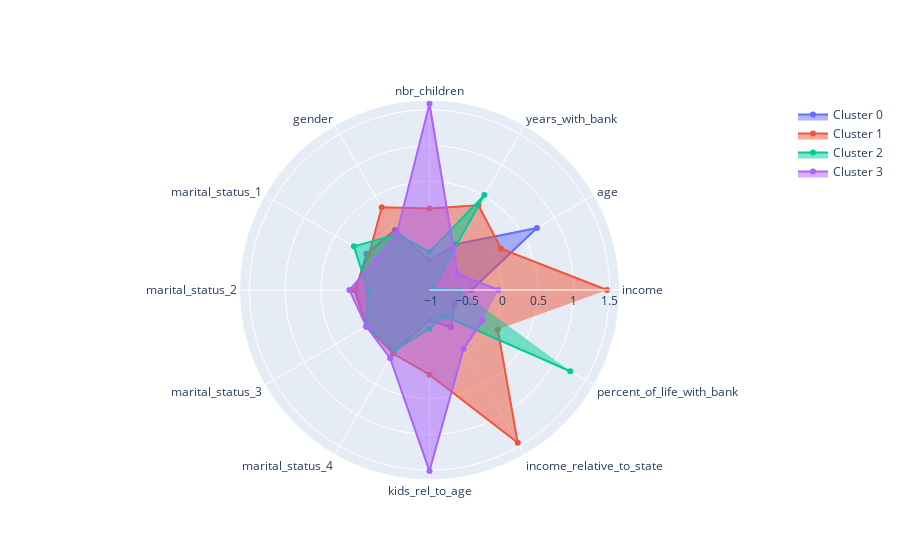

The notebook cell this image was saved under:
### Code cell
#Radar plot

# 1: import plotly.graphobjects
import plotly.graph_objects as go

# 2: Plot features (columns) as theta (angle). Use the data grouped by the clusters
angle = mean_df.columns  

# 3: Initialize plot/figure
chart = go.Figure()

# Loop over each cluster in mean_df
for i in range(4):
    # Select column values in mean_df
    radius = mean_df.loc[i] .values

# Plot values
    chart .add_trace(go.Scatterpolar
        (r = radius,
        theta = angle,
        fill = "toself",
        name = f'Cluster {i}'
            )
        )
# Add labels etc
chart.update_layout(
    polar=dict (  radialaxis = dict (visible = True)  ),
    showlegend=True
        )

chart.show()

### Figure 1 — Plotly figure (JSON) as saved in the notebook; plotly's stock layout.template omitted (floating-point values rounded to 4 significant figures)
{"data": [{"fill": "toself", "name": "Cluster 0", "r": [-0.4305, 0.7154, -0.2786, -0.6002, -0.05115, -0.002105, 0.01492, 0, -0.02036, -0.5916, -0.4175, -0.6159], "theta": ["income", "age", "years_with_bank", "nbr_children", "gender", "marital_status_1", "marital_status_2", "marital_status_3", "marital_status_4", "kids_rel_to_age", "income_relative_to_state", "percent_of_life_with_bank"], "type": "scatterpolar"}, {"fill": "toself", "name": "Cluster 1", "r": [1.463, 0.1373, 0.3499, 0.1188, 0.3169, -0.04035, 0.03343, 0, 0.006632, 0.1649, 1.447, 0.08293], "theta": ["income", "age", "years_with_bank", "nbr_children", "gender", "marital_status_1", "marital_status_2", "marital_status_3", "marital_status_4", "kids_rel_to_age", "income_relative_to_state", "percent_of_life_with_bank"], "type": "scatterpolar"}, {"fill": "toself", "name": "Cluster 2", "r": [-0.5991, -0.9657, 0.5128, -0.4871, -0.121, 0.2025, -0.159, 0, -0.04712, -0.4807, -0.5973, 1.252], "theta": ["income", "age", "years_with_bank", "nbr_children", "gender", "marital_status_1", "marital_status_2", "marital_status_3", "marital_status_4", "kids_rel_to_age", "income_relative_to_state", "percent_of_life_with_bank"], "type": "scatterpolar"}, {"fill": "toself", "name": "Cluster 3", "r": [-0.05464, -0.5666, -0.3471, 1.584, -0.1052, -0.1648, 0.101, 0, 0.08295, 1.512, -0.06586, -0.163], "theta": ["income", "age", "years_with_bank", "nbr_children", "gender", "marital_status_1", "marital_status_2", "marital_status_3", "marital_status_4", "kids_rel_to_age", "income_relative_to_state", "percent_of_life_with_bank"], "type": "scatterpolar"}], "layout": {"autosize": true, "polar": {"angularaxis": {"type": "category"}, "radialaxis": {"autorange": true, "range": [-1.082, 1.7], "type": "linear", "visible": true}}, "showlegend": true}}
